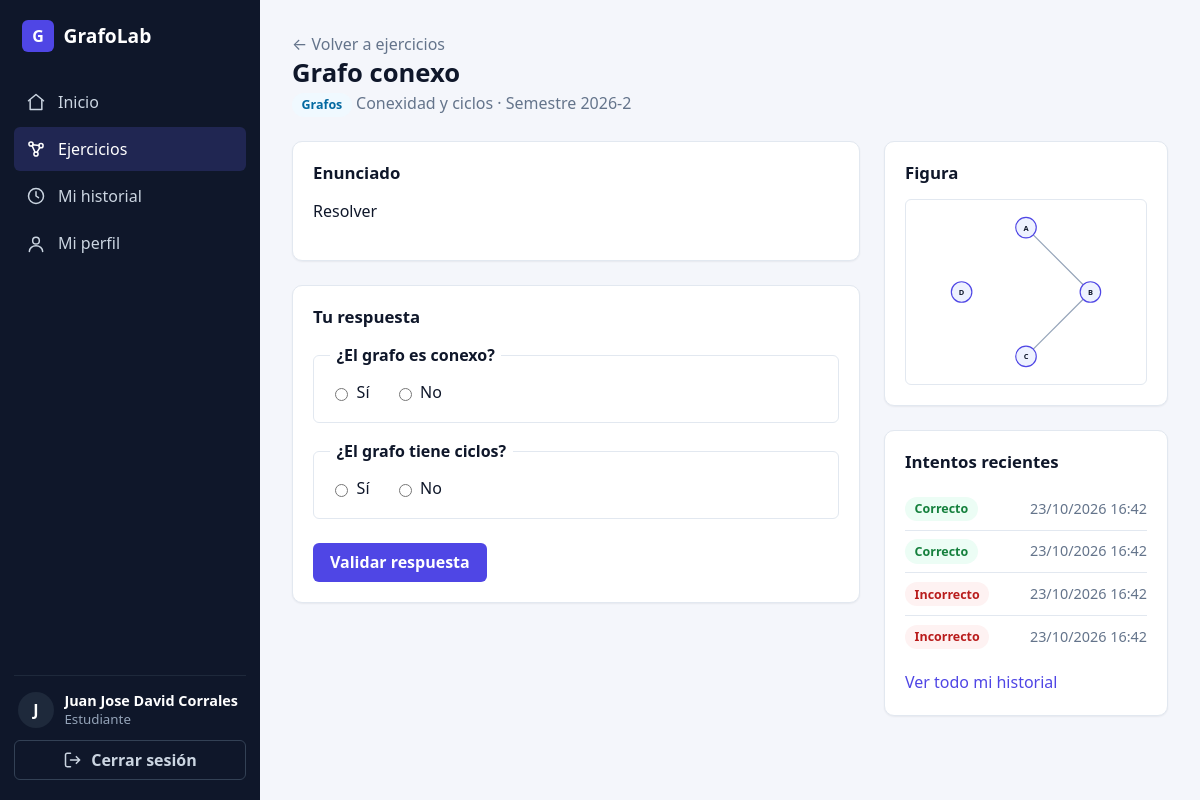
/modules/exercises/9/ (signed in), run on the app's committed database.
### apps/users/models.py (models this page shows, shortened)
class User(AbstractUser):
    class Role(models.TextChoices):
        ADMIN = "admin", "Administrador (docente)"
        STUDENT = "student", "Estudiante"
    role = models.CharField(max_length=10, choices=Role.choices, default=Role.STUDENT, db_column='id_role')
    @property
    def is_teacher(self):
        return self.role == self.Role.ADMIN
    @property
    def is_student(self):
        return self.role == self.Role.STUDENT

### apps/modules/models.py (models this page shows, shortened)
class Exercise(models.Model):
    class Category(models.TextChoices):
        GRAPH = "graph", "Grafos"
        TREE = "tree", "Árboles binarios"
    class Kind(models.TextChoices):
        ADJACENCY_MATRIX = "adjacency_matrix", "Matriz de adyacencia y grados"
        DIJKSTRA = "dijkstra", "Dijkstra"
        MST = "mst", "Árbol de expansión mínima"
        CONNECTIVITY = "connectivity", "Conexidad y ciclos"
        COLORING = "coloring", "Coloreo de grafos"
        BST_BUILD = "bst_build", "Construcción de BST"
        TRAVERSAL = "traversal", "Recorridos"
        BALANCE = "balance", "Balanceo"
        TREE_METRICS = "tree_metrics", "Altura, profundidad y hojas"
        EXPRESSION_TREE = "expression_tree", "Árbol de expresión"
    semester = models.ForeignKey(Semester, on_delete=models.CASCADE, related_name="exercises")
    created_by = models.ForeignKey(settings.AUTH_USER_MODEL, on_delete=models.PROTECT)
    title = models.CharField(max_length=150)
    statement = models.TextField()                      # enunciado
    category = models.CharField(max_length=10, choices=Category.choices)
    kind = models.CharField(max_length=30, choices=Kind.choices)
    data = models.JSONField(default=dict)               # grafo/árbol inicial
    is_published = models.BooleanField(default=False)
    created_at = models.DateTimeField(auto_now_add=True)
    class Meta:
        ordering = ["-created_at"]

class Attempt(models.Model):
    exercise = models.ForeignKey(Exercise, on_delete=models.CASCADE, related_name="attempts")
    student = models.ForeignKey(settings.AUTH_USER_MODEL, on_delete=models.CASCADE, related_name="attempts")
    answer = models.JSONField()
    is_correct = models.BooleanField()
    feedback = models.JSONField(default=dict)           # qué celdas/grados están mal
    created_at = models.DateTimeField(auto_now_add=True)
    class Meta:
        ordering = ["-created_at"]

### apps/core/models.py (models this page shows, shortened)
class Semester(models.Model):
    name = models.CharField(max_length=20, unique=True)
    is_active = models.BooleanField(default=True)
    students = models.ManyToManyField(settings.AUTH_USER_MODEL, blank=True, related_name="semesters", limit_choices_to={"role": "student"})
    class Meta:
        ordering = ["-name"]

### apps/modules/views.py (the view)
# urls.py: path("exercises/<int:pk>/", views.StudentExerciseDetailView.as_view(), name="exercise_solve"),
class StudentExerciseDetailView(StudentRequiredMixin, DetailView):
    template_name = "modules/exercise_solve.html"
    context_object_name = "exercise"
    def get_queryset(self):
        return visible_exercises(self.request.user)
    def get_context_data(self, **kwargs):
        context = super().get_context_data(**kwargs)
        context["last_attempts"] = self.object.attempts.filter(student=self.request.user)[:5]
        return context

### apps/modules/views.py (called while the page is built)
def visible_exercises(user):
    return (Exercise.objects
            .filter(is_published=True, semester__is_active=True, semester__students=user)
            .select_related("semester"))

### apps/users/mixins.py (called while the page is built)
    def test_func(self):
        return self.request.user.is_student

### apps/modules/templates/modules/exercise_solve.html (shortened to what this page needs)
{% extends 'base.html' %}
{% load static %}
{% block content %}
<div class="page-header">
  <div>
    <a href="{% url 'modules:exercise_list' %}" class="text-muted">&larr; Volver a ejercicios</a>
    <h1 class="page-title">{{ exercise.title }}</h1>
    <p class="page-subtitle">
      <span class="badge badge-info">{{ exercise.get_category_display }}</span>
      {{ exercise.get_kind_display }} · Semestre {{ exercise.semester.name }}
    </p>
  </div>
</div>
<div class="two-columns">
  <div>
    <div class="card">
      <h2 class="card-title">Enunciado</h2>
      {{ exercise.statement|linebreaks }}
    </div>
    <div class="card">
      <h2 class="card-title">Tu respuesta</h2>
      <div id="solver"
           data-kind="{{ exercise.kind }}"
           data-submit-url="{% url 'modules:exercise_submit' exercise.pk %}"></div>
      <div class="form-actions">
        <button type="button" class="btn btn-primary" id="submit-answer">Validar respuesta</button>
      </div>
    </div>
  </div>
  <aside>
    {% if exercise.category == 'graph' %}
      <div class="card">
        <h2 class="card-title">Figura</h2>
        <div id="exercise-figure" class="graph-box"></div>
    </div>
    {% endif %}
    <div class="card">
      <h2 class="card-title">Intentos recientes</h2>
      <ul class="attempt-list" id="attempt-list">
        {% for attempt in last_attempts %}
          <li>
            {% if attempt.is_correct %}
              <span class="badge badge-success">Correcto</span>
            {% else %}
              <span class="badge badge-danger">Incorrecto</span>
            {% endif %}
            <span class="text-muted">{{ attempt.created_at|date:"d/m/Y H:i" }}</span>
          </li>
        {% empty %}
          <li class="text-muted" id="attempt-empty">Aún no has intentado este ejercicio.</li>
        {% endfor %}
      </ul>
      <p class="mb-0" style="margin-top: 0.75rem;">
        <a href="{% url 'modules:attempt_list' %}">Ver todo mi historial</a>
      </p>
    </div>
  </aside>
</div>
{% endblock %}

### templates/partials/sidebar.html (shortened to what this page needs)
{% with ns=request.resolver_match.namespace|default:'' name=request.resolver_match.url_name|default:'' %}
<aside class="sidebar" id="sidebar" aria-label="Navegación principal">
  <a class="sidebar-brand" href="{% url 'core:dashboard' %}">
    <span class="brand-mark">G</span>
    <span>GrafoLab</span>
  </a>
  <nav class="sidebar-nav">
    <a href="{% url 'core:dashboard' %}"
       class="nav-link{% if ns == 'core' and name == 'dashboard' %} active{% endif %}">
      <svg class="icon" viewBox="0 0 24 24" aria-hidden="true"><path d="M3 10.5 12 3l9 7.5"/><path d="M5 9.5V21h14V9.5"/></svg>
      Inicio
    </a>
    {% if user.is_teacher %}
      <a href="{% url 'core:semester_list' %}"
         class="nav-link{% if ns == 'core' and 'semester' in name %} active{% endif %}">
        <svg class="icon" viewBox="0 0 24 24" aria-hidden="true"><rect x="3" y="4.5" width="18" height="16" rx="2"/><path d="M3 9.5h18M8 2.5v4M16 2.5v4"/></svg>
        Semestres
      </a>
      <a href="{% url 'modules:manage_list' %}"
         class="nav-link{% if ns == 'modules' and 'manage' in name %} active{% endif %}">
        <svg class="icon" viewBox="0 0 24 24" aria-hidden="true"><circle cx="6" cy="6" r="2.5"/><circle cx="18" cy="8" r="2.5"/><circle cx="12" cy="18" r="2.5"/><path d="M8.2 7l7.6.7M7.4 8.2l3.4 7.6M16.7 10.2l-3.6 5.9"/></svg>
        Ejercicios
      </a>
      <a href="{% url 'users:student_list' %}"
         class="nav-link{% if ns == 'users' and 'student' in name %} active{% endif %}">
        <svg class="icon" viewBox="0 0 24 24" aria-hidden="true"><circle cx="9" cy="8" r="3.5"/><path d="M2.5 20c0-3.6 2.9-6 6.5-6s6.5 2.4 6.5 6"/><path d="M16 4.7a3.5 3.5 0 0 1 0 6.6M18 14.3c2.2.7 3.5 2.6 3.5 5.7"/></svg>
        Estudiantes
      </a>
    {% else %}
      <a href="{% url 'modules:exercise_list' %}"
         class="nav-link{% if ns == 'modules' and 'exercise' in name %} active{% endif %}">
        <svg class="icon" viewBox="0 0 24 24" aria-hidden="true"><circle cx="6" cy="6" r="2.5"/><circle cx="18" cy="8" r="2.5"/><circle cx="12" cy="18" r="2.5"/><path d="M8.2 7l7.6.7M7.4 8.2l3.4 7.6M16.7 10.2l-3.6 5.9"/></svg>
        Ejercicios
      </a>
      <a href="{% url 'modules:attempt_list' %}"
         class="nav-link{% if ns == 'modules' and 'attempt' in name %} active{% endif %}">
        <svg class="icon" viewBox="0 0 24 24" aria-hidden="true"><circle cx="12" cy="12" r="9"/><path d="M12 7v5l3 2"/></svg>
        Mi historial
      </a>
    {% endif %}
    <a href="{% url 'users:profile' %}"
       class="nav-link{% if ns == 'users' and 'profile' in name %} active{% endif %}">
      <svg class="icon" viewBox="0 0 24 24" aria-hidden="true"><circle cx="12" cy="8" r="4"/><path d="M4 21c0-4 3.6-7 8-7s8 3 8 7"/></svg>
      Mi perfil
    </a>
  </nav>
  <div class="sidebar-footer">
    <div class="user-box">
      <span class="avatar">{{ user.username|first|upper }}</span>
      <div class="user-info">
        <strong>{{ user.get_full_name|default:user.username }}</strong>
        <small>{% if user.is_teacher %}Docente{% else %}Estudiante{% endif %}</small>
      </div>
    </div>
    <form method="post" action="{% url 'users:signout' %}">
      <button type="submit" class="btn btn-ghost btn-block">
        <svg class="icon" viewBox="0 0 24 24" aria-hidden="true"><path d="M9 4H5a2 2 0 0 0-2 2v12a2 2 0 0 0 2 2h4M16 8l4 4-4 4M20 12H9"/></svg>
        Cerrar sesión
      </button>
    </form>
  </div>
</aside>
{% endwith %}

### data on the page
User: username|first "J", get_full_name "Juan Jose David Corrales"
Exercise: title "Grafo conexo", category "Grafos", kind "Conexidad y ciclos", semester.name "2026-2", statement "Resolver"
Attempt: is_correct "Correcto", created_at "23/10/2026 16:42"
Attempt: is_correct "Correcto", created_at "23/10/2026 16:42"
Attempt: is_correct "Incorrecto", created_at "23/10/2026 16:42"
Attempt: is_correct "Incorrecto", created_at "23/10/2026 16:42"
